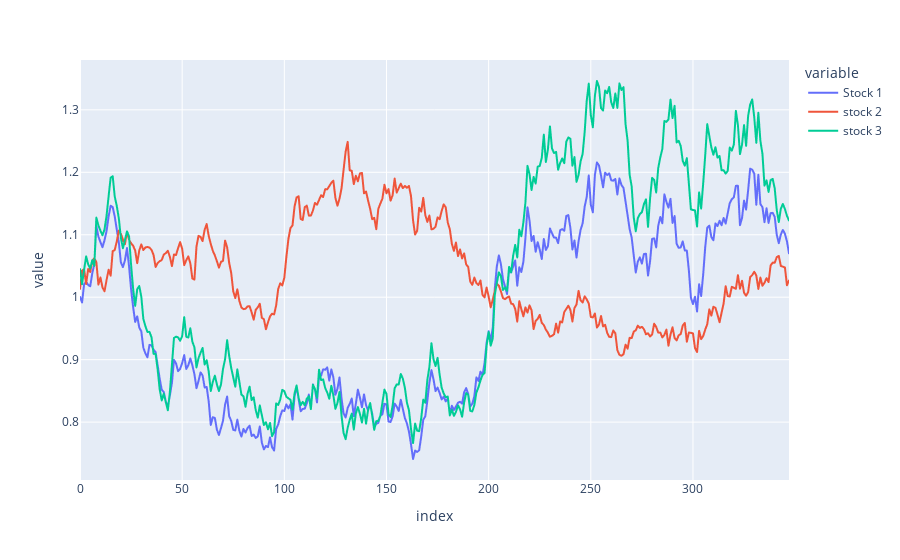

Notebook code for this chart:
### Code cell
px.line(test_df)

### Figure 1 — Plotly figure (JSON) as saved in the notebook; plotly's stock layout.template omitted (floating-point values rounded to 4 significant figures; data arrays with more than 128 entries replaced by an {"elided": "..."} marker saying what was removed)
{"data": [{"hovertemplate": "variable=Stock 1<br>index=%{x}<br>value=%{y}<extra></extra>", "legendgroup": "Stock 1", "line": {"color": "#636efa", "dash": "solid"}, "marker": {"symbol": "circle"}, "mode": "lines", "name": "Stock 1", "showlegend": true, "type": "scattergl", "x": {"elided": "348 int values"}, "xaxis": "x", "y": {"elided": "348 float values"}, "yaxis": "y"}, {"hovertemplate": "variable=stock 2<br>index=%{x}<br>value=%{y}<extra></extra>", "legendgroup": "stock 2", "line": {"color": "#EF553B", "dash": "solid"}, "marker": {"symbol": "circle"}, "mode": "lines", "name": "stock 2", "showlegend": true, "type": "scattergl", "x": {"elided": "348 int values"}, "xaxis": "x", "y": {"elided": "348 float values"}, "yaxis": "y"}, {"hovertemplate": "variable=stock 3<br>index=%{x}<br>value=%{y}<extra></extra>", "legendgroup": "stock 3", "line": {"color": "#00cc96", "dash": "solid"}, "marker": {"symbol": "circle"}, "mode": "lines", "name": "stock 3", "showlegend": true, "type": "scattergl", "x": {"elided": "348 int values"}, "xaxis": "x", "y": {"elided": "348 float values"}, "yaxis": "y"}], "layout": {"legend": {"title": {"text": "variable"}, "tracegroupgap": 0}, "margin": {"t": 60}, "xaxis": {"anchor": "y", "domain": [0, 1], "title": {"text": "index"}}, "yaxis": {"anchor": "x", "domain": [0, 1], "title": {"text": "value"}}}}
